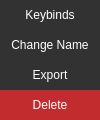
<?xml version="1.0" encoding="UTF-8"?>
<ui version="4.0">
 <class>MacroMenuOptions</class>
 <widget class="QWidget" name="MacroMenuOptions">
  <property name="windowModality">
   <enum>Qt::NonModal</enum>
  </property>
  <property name="geometry">
   <rect>
    <x>0</x>
    <y>0</y>
    <width>100</width>
    <height>120</height>
   </rect>
  </property>
  <property name="minimumSize">
   <size>
    <width>0</width>
    <height>120</height>
   </size>
  </property>
  <property name="maximumSize">
   <size>
    <width>16777215</width>
    <height>120</height>
   </size>
  </property>
  <property name="cursor">
   <cursorShape>ArrowCursor</cursorShape>
  </property>
  <property name="mouseTracking">
   <bool>true</bool>
  </property>
  <property name="styleSheet">
   <string notr="true">background-color: rgb(25, 25, 25);
border:0;
color: rgb(255, 255, 255);</string>
  </property>
  <layout class="QVBoxLayout" name="verticalLayout">
   <property name="spacing">
    <number>0</number>
   </property>
   <property name="leftMargin">
    <number>0</number>
   </property>
   <property name="topMargin">
    <number>0</number>
   </property>
   <property name="rightMargin">
    <number>0</number>
   </property>
   <property name="bottomMargin">
    <number>0</number>
   </property>
   <item>
    <widget class="QPushButton" name="keybinds">
     <property name="minimumSize">
      <size>
       <width>0</width>
       <height>30</height>
      </size>
     </property>
     <property name="maximumSize">
      <size>
       <width>101</width>
       <height>30</height>
      </size>
     </property>
     <property name="cursor">
      <cursorShape>PointingHandCursor</cursorShape>
     </property>
     <property name="focusPolicy">
      <enum>Qt::NoFocus</enum>
     </property>
     <property name="autoFillBackground">
      <bool>false</bool>
     </property>
     <property name="styleSheet">
      <string notr="true">QPushButton{
	background-color: rgb(50, 50, 50);
}
QPushButton:hover{
	background-color: rgb(40, 40,40);
}
</string>
     </property>
     <property name="text">
      <string>Keybinds</string>
     </property>
     <property name="flat">
      <bool>true</bool>
     </property>
    </widget>
   </item>
   <item>
    <widget class="QPushButton" name="changename">
     <property name="minimumSize">
      <size>
       <width>0</width>
       <height>30</height>
      </size>
     </property>
     <property name="maximumSize">
      <size>
       <width>101</width>
       <height>30</height>
      </size>
     </property>
     <property name="cursor">
      <cursorShape>PointingHandCursor</cursorShape>
     </property>
     <property name="focusPolicy">
      <enum>Qt::NoFocus</enum>
     </property>
     <property name="autoFillBackground">
      <bool>false</bool>
     </property>
     <property name="styleSheet">
      <string notr="true">QPushButton{
	background-color: rgb(50, 50, 50);
}
QPushButton:hover{
	background-color: rgb(40, 40,40);
}
</string>
     </property>
     <property name="text">
      <string>Change Name</string>
     </property>
     <property name="flat">
      <bool>true</bool>
     </property>
    </widget>
   </item>
   <item>
    <widget class="QPushButton" name="exportBtn">
     <property name="minimumSize">
      <size>
       <width>0</width>
       <height>30</height>
      </size>
     </property>
     <property name="maximumSize">
      <size>
       <width>101</width>
       <height>30</height>
      </size>
     </property>
     <property name="cursor">
      <cursorShape>PointingHandCursor</cursorShape>
     </property>
     <property name="focusPolicy">
      <enum>Qt::NoFocus</enum>
     </property>
     <property name="autoFillBackground">
      <bool>false</bool>
     </property>
     <property name="styleSheet">
      <string notr="true">QPushButton{
	background-color: rgb(50, 50, 50);
}
QPushButton:hover{
	background-color: rgb(40, 40,40);
}
</string>
     </property>
     <property name="text">
      <string>Export</string>
     </property>
     <property name="shortcut">
      <string>Ctrl+S</string>
     </property>
     <property name="flat">
      <bool>true</bool>
     </property>
    </widget>
   </item>
   <item>
    <widget class="QPushButton" name="deleteBtn">
     <property name="minimumSize">
      <size>
       <width>0</width>
       <height>30</height>
      </size>
     </property>
     <property name="maximumSize">
      <size>
       <width>101</width>
       <height>30</height>
      </size>
     </property>
     <property name="cursor">
      <cursorShape>PointingHandCursor</cursorShape>
     </property>
     <property name="focusPolicy">
      <enum>Qt::NoFocus</enum>
     </property>
     <property name="autoFillBackground">
      <bool>false</bool>
     </property>
     <property name="styleSheet">
      <string notr="true">background-color: rgb(195, 44, 47);</string>
     </property>
     <property name="text">
      <string>Delete</string>
     </property>
     <property name="flat">
      <bool>true</bool>
     </property>
    </widget>
   </item>
  </layout>
 </widget>
 <resources/>
 <connections/>
</ui>
